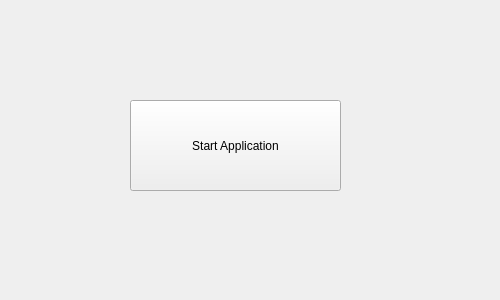
<?xml version="1.0" encoding="UTF-8"?>
<ui version="4.0">
 <class>StartingPage</class>
 <widget class="QMainWindow" name="StartingPage">
  <property name="geometry">
   <rect>
    <x>0</x>
    <y>0</y>
    <width>500</width>
    <height>300</height>
   </rect>
  </property>
  <property name="windowTitle">
   <string>MainWindow</string>
  </property>
  <widget class="QWidget" name="centralwidget">
   <widget class="QPushButton" name="pushButton_Start">
    <property name="geometry">
     <rect>
      <x>130</x>
      <y>100</y>
      <width>211</width>
      <height>91</height>
     </rect>
    </property>
    <property name="text">
     <string>Start Application</string>
    </property>
   </widget>
  </widget>
 </widget>
 <resources/>
 <connections/>
</ui>
